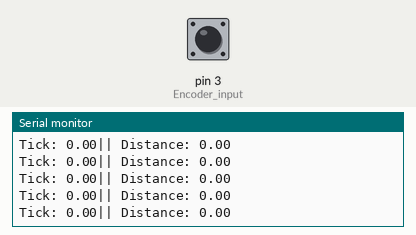
Recording of a sketch running on a simulated Arduino Uno, built with avr-gcc and run on an emulated ATmega328P. Shown: the last lines printed to the serial monitor. The inputs (shaded band) are chosen by the test bench; at power-on: pin 3 (Encoder_input) LOW.

Above: at 1.2 s.
1.3 s: pin 3 (Encoder_input) driven HIGH
At 2.1 s:
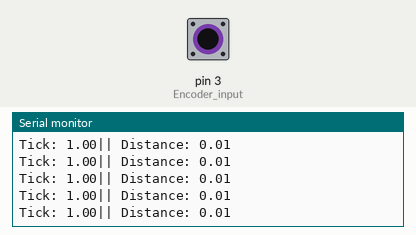
4.3 s: pin 3 (Encoder_input) driven LOW
At 5.2 s:
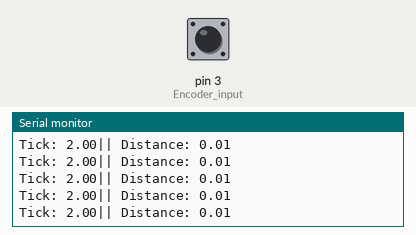
7.3 s: pin 3 (Encoder_input) pulsed HIGH 5 times (0.12 s each, 0.3 s apart)
At 8.2 s:
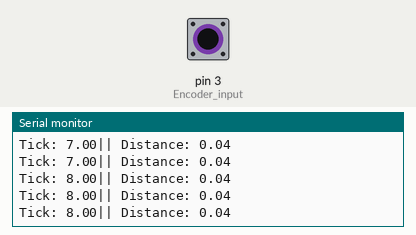
Timing chart, 0 to 10.3 s (numbered marks = the images above; inputs shaded):
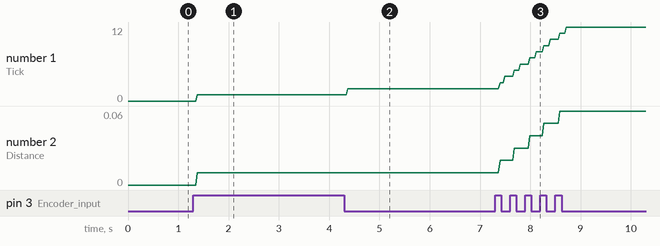

Measured:
- after the input at 1.3 s, the serial monitor: prints a new line after 0.08 s (image 1)
- after the input at 4.3 s, the serial monitor: prints a new line after 0.07 s (image 2)
- after the input at 7.3 s, the serial monitor: prints a new line after 0.10 s (image 3)
- plotted number 1: 0 → 1 after the input at 1.3 s, 1 → 2 after the input at 4.3 s, 2 → 12 after the input at 7.3 s
- plotted number 2: 0 → 0.01 after the input at 1.3 s, 0.01 → 0.06 after the input at 7.3 s

The sketch:

Encoder_values_reading_example.ino
```cpp
//Encoder values
int enc_val = 0;
int last_enc_val = 0;

//Count of encoder ticks
float tick = 0;

float dist = 0;

//Bot specifications
float wheel_radius = 0.065/2;


void setup() {
  // put your setup code here, to run once:

  pinMode(3, INPUT);  //Encoder input
  Serial.begin(9600);

}

void loop() {
  // put your main code here, to run repeatedly:

  //Reading encoder value
  enc_val = digitalRead(3);

  if (enc_val != last_enc_val)
  {
    tick++;
    //Incrementing tick count after each state change
  }

  //Distance = (Tick Count/Number of ticks in one full rotation) * Wheel Circumference
  //Wheel circumference = 2*Pi*r
  dist = (tick/40) * (2*3.14*wheel_radius);

  Serial.println(" ");
  Serial.print("Tick: ");
  Serial.print(tick);
  Serial.print("|| Distance: ");
  Serial.print(dist);

  //Updating last encoder value with current value
  last_enc_val = enc_val;

}
```
